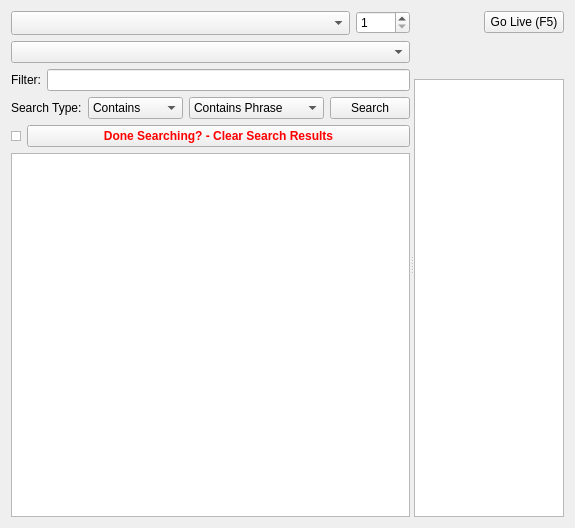
<?xml version="1.0" encoding="UTF-8"?>
<ui version="4.0">
 <class>SongWidget</class>
 <widget class="QWidget" name="SongWidget">
  <property name="geometry">
   <rect>
    <x>0</x>
    <y>0</y>
    <width>575</width>
    <height>528</height>
   </rect>
  </property>
  <property name="sizePolicy">
   <sizepolicy hsizetype="Preferred" vsizetype="Preferred">
    <horstretch>0</horstretch>
    <verstretch>0</verstretch>
   </sizepolicy>
  </property>
  <property name="minimumSize">
   <size>
    <width>400</width>
    <height>0</height>
   </size>
  </property>
  <property name="windowTitle">
   <string>Form</string>
  </property>
  <layout class="QHBoxLayout" name="horizontalLayout_6">
   <item>
    <widget class="QSplitter" name="splitter">
     <property name="orientation">
      <enum>Qt::Horizontal</enum>
     </property>
     <property name="childrenCollapsible">
      <bool>false</bool>
     </property>
     <widget class="QWidget" name="layoutWidget">
      <layout class="QVBoxLayout" name="verticalLayout">
       <item>
        <layout class="QHBoxLayout" name="horizontalLayout_4" stretch="10,0">
         <item>
          <widget class="QComboBox" name="songbook_menu">
           <property name="toolTip">
            <string>Use this menu to show only songs beloning to a particular Songbook</string>
           </property>
           <property name="statusTip">
            <string>Select Songbook to use</string>
           </property>
           <property name="sizeAdjustPolicy">
            <enum>QComboBox::AdjustToMinimumContentsLengthWithIcon</enum>
           </property>
           <property name="duplicatesEnabled">
            <bool>true</bool>
           </property>
          </widget>
         </item>
         <item>
          <widget class="QSpinBox" name="song_num_spinbox">
           <property name="toolTip">
            <string>Selects a song by the number in the selected Songbook</string>
           </property>
           <property name="minimum">
            <number>1</number>
           </property>
           <property name="maximum">
            <number>2800</number>
           </property>
           <property name="value">
            <number>1</number>
           </property>
          </widget>
         </item>
        </layout>
       </item>
       <item>
        <widget class="QComboBox" name="comboBoxCategory"/>
       </item>
       <item>
        <layout class="QHBoxLayout" name="horizontalLayout_3">
         <item>
          <widget class="QLabel" name="labelFilter">
           <property name="text">
            <string>Filter:</string>
           </property>
           <property name="alignment">
            <set>Qt::AlignRight|Qt::AlignTrailing|Qt::AlignVCenter</set>
           </property>
          </widget>
         </item>
         <item>
          <widget class="QLineEdit" name="lineEditSearch">
           <property name="enabled">
            <bool>true</bool>
           </property>
           <property name="minimumSize">
            <size>
             <width>125</width>
             <height>0</height>
            </size>
           </property>
           <property name="toolTip">
            <string>Use this field to limit the display of the songs to only the ones that contain the specified text in the song title or song number</string>
           </property>
          </widget>
         </item>
        </layout>
       </item>
       <item>
        <layout class="QHBoxLayout" name="horizontalLayout_5">
         <item>
          <widget class="QLabel" name="labelSearchType">
           <property name="text">
            <string>Search Type:</string>
           </property>
          </widget>
         </item>
         <item>
          <widget class="QComboBox" name="comboBoxFilterType">
           <property name="sizePolicy">
            <sizepolicy hsizetype="MinimumExpanding" vsizetype="Fixed">
             <horstretch>0</horstretch>
             <verstretch>0</verstretch>
            </sizepolicy>
           </property>
           <item>
            <property name="text">
             <string>Contains</string>
            </property>
           </item>
           <item>
            <property name="text">
             <string>Begins</string>
            </property>
           </item>
           <item>
            <property name="text">
             <string>Exact Match</string>
            </property>
           </item>
          </widget>
         </item>
         <item>
          <widget class="QComboBox" name="comboBoxSearchType">
           <property name="sizePolicy">
            <sizepolicy hsizetype="MinimumExpanding" vsizetype="Fixed">
             <horstretch>0</horstretch>
             <verstretch>0</verstretch>
            </sizepolicy>
           </property>
           <item>
            <property name="text">
             <string>Contains Phrase</string>
            </property>
           </item>
           <item>
            <property name="text">
             <string>Contains Word Phrase</string>
            </property>
           </item>
           <item>
            <property name="text">
             <string>Line Begins</string>
            </property>
           </item>
           <item>
            <property name="text">
             <string>Contains Any Word</string>
            </property>
           </item>
           <item>
            <property name="text">
             <string>Contains All Words</string>
            </property>
           </item>
          </widget>
         </item>
         <item>
          <widget class="QPushButton" name="pushButtonSearch">
           <property name="text">
            <string>Search</string>
           </property>
           <property name="icon">
            <iconset resource="softprojector.qrc">
             <normaloff>:/icons/icons/search.png</normaloff>:/icons/icons/search.png</iconset>
           </property>
           <property name="shortcut">
            <string>Return</string>
           </property>
          </widget>
         </item>
        </layout>
       </item>
       <item>
        <layout class="QHBoxLayout" name="horizontalLayout_7">
         <item>
          <widget class="QListWidget" name="listWidgetDummy">
           <property name="maximumSize">
            <size>
             <width>10</width>
             <height>10</height>
            </size>
           </property>
           <property name="alternatingRowColors">
            <bool>true</bool>
           </property>
           <property name="spacing">
            <number>5</number>
           </property>
          </widget>
         </item>
         <item>
          <widget class="QPushButton" name="pushButtonClearResults">
           <property name="palette">
            <palette>
             <active>
              <colorrole role="ButtonText">
               <brush brushstyle="SolidPattern">
                <color alpha="255">
                 <red>255</red>
                 <green>0</green>
                 <blue>0</blue>
                </color>
               </brush>
              </colorrole>
             </active>
             <inactive>
              <colorrole role="ButtonText">
               <brush brushstyle="SolidPattern">
                <color alpha="255">
                 <red>255</red>
                 <green>0</green>
                 <blue>0</blue>
                </color>
               </brush>
              </colorrole>
             </inactive>
             <disabled>
              <colorrole role="ButtonText">
               <brush brushstyle="SolidPattern">
                <color alpha="255">
                 <red>120</red>
                 <green>120</green>
                 <blue>120</blue>
                </color>
               </brush>
              </colorrole>
             </disabled>
            </palette>
           </property>
           <property name="font">
            <font>
             <weight>75</weight>
             <bold>true</bold>
            </font>
           </property>
           <property name="text">
            <string>Done Searching? - Clear Search Results</string>
           </property>
          </widget>
         </item>
        </layout>
       </item>
       <item>
        <widget class="QTableView" name="songs_view">
         <property name="selectionMode">
          <enum>QAbstractItemView::SingleSelection</enum>
         </property>
         <property name="selectionBehavior">
          <enum>QAbstractItemView::SelectRows</enum>
         </property>
         <property name="sortingEnabled">
          <bool>true</bool>
         </property>
         <attribute name="horizontalHeaderStretchLastSection">
          <bool>true</bool>
         </attribute>
         <attribute name="verticalHeaderVisible">
          <bool>false</bool>
         </attribute>
         <attribute name="verticalHeaderDefaultSectionSize">
          <number>26</number>
         </attribute>
        </widget>
       </item>
      </layout>
     </widget>
     <widget class="QWidget" name="layoutWidget1">
      <layout class="QVBoxLayout" name="verticalLayout_2">
       <item>
        <layout class="QHBoxLayout" name="horizontalLayout_2" stretch="0,0">
         <item>
          <spacer name="horizontalSpacer_3">
           <property name="orientation">
            <enum>Qt::Horizontal</enum>
           </property>
           <property name="sizeHint" stdset="0">
            <size>
             <width>40</width>
             <height>20</height>
            </size>
           </property>
          </spacer>
         </item>
         <item>
          <widget class="QPushButton" name="btnLive">
           <property name="toolTip">
            <string>Quickly display the selected song on the screen without adding it to playlist first</string>
           </property>
           <property name="text">
            <string>Go Live (F5)</string>
           </property>
           <property name="icon">
            <iconset resource="softprojector.qrc">
             <normaloff>:/icons/icons/go_live.png</normaloff>:/icons/icons/go_live.png</iconset>
           </property>
           <property name="shortcut">
            <string>F5</string>
           </property>
          </widget>
         </item>
        </layout>
       </item>
       <item>
        <widget class="QLabel" name="preview_label"/>
       </item>
       <item>
        <widget class="QLabel" name="label_notes">
         <property name="palette">
          <palette>
           <active>
            <colorrole role="WindowText">
             <brush brushstyle="SolidPattern">
              <color alpha="255">
               <red>255</red>
               <green>0</green>
               <blue>4</blue>
              </color>
             </brush>
            </colorrole>
           </active>
           <inactive>
            <colorrole role="WindowText">
             <brush brushstyle="SolidPattern">
              <color alpha="255">
               <red>255</red>
               <green>0</green>
               <blue>4</blue>
              </color>
             </brush>
            </colorrole>
           </inactive>
           <disabled>
            <colorrole role="WindowText">
             <brush brushstyle="SolidPattern">
              <color alpha="255">
               <red>120</red>
               <green>120</green>
               <blue>120</blue>
              </color>
             </brush>
            </colorrole>
           </disabled>
          </palette>
         </property>
         <property name="font">
          <font>
           <weight>75</weight>
           <bold>true</bold>
          </font>
         </property>
         <property name="text">
          <string/>
         </property>
         <property name="wordWrap">
          <bool>true</bool>
         </property>
        </widget>
       </item>
       <item>
        <widget class="QListWidget" name="listPreview">
         <property name="minimumSize">
          <size>
           <width>150</width>
           <height>0</height>
          </size>
         </property>
         <property name="alternatingRowColors">
          <bool>true</bool>
         </property>
         <property name="spacing">
          <number>5</number>
         </property>
        </widget>
       </item>
      </layout>
     </widget>
    </widget>
   </item>
  </layout>
 </widget>
 <tabstops>
  <tabstop>songbook_menu</tabstop>
  <tabstop>song_num_spinbox</tabstop>
  <tabstop>comboBoxCategory</tabstop>
  <tabstop>lineEditSearch</tabstop>
  <tabstop>comboBoxSearchType</tabstop>
  <tabstop>pushButtonSearch</tabstop>
  <tabstop>listWidgetDummy</tabstop>
  <tabstop>pushButtonClearResults</tabstop>
  <tabstop>songs_view</tabstop>
  <tabstop>listPreview</tabstop>
  <tabstop>btnLive</tabstop>
 </tabstops>
 <resources>
  <include location="softprojector.qrc"/>
 </resources>
 <connections/>
</ui>
